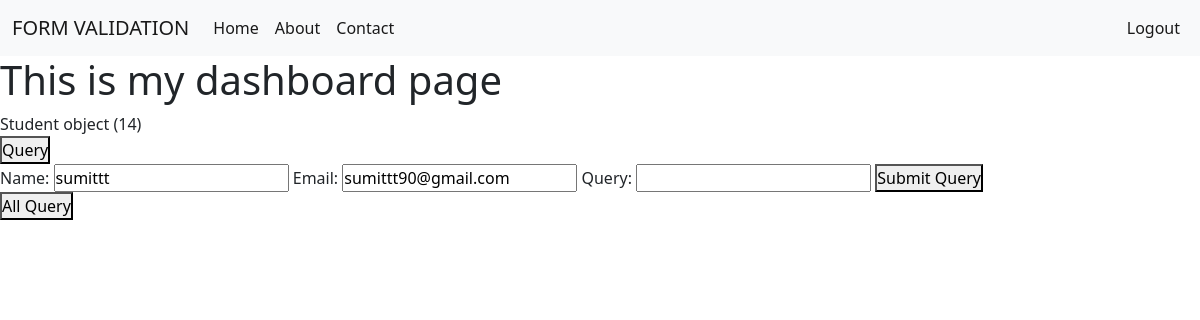
Screenshot of /query/14/ with the database file from the repository.
### myapp/models.py (models this page shows)
class Student(models.Model):
    name=models.CharField(max_length=30)
    email=models.EmailField()
    contact=models.CharField()
    dob=models.CharField()
    education=models.CharField()
    gender=models.CharField()
    password=models.CharField()
    image=models.ImageField(upload_to='images/')
    file=models.FileField(upload_to='files/')
    discription=models.CharField(null=True)

### myapp/views.py (the view)
# urls.py: path('query/<int:pk>/',views.query,name='query'),
def query(req,pk):
    userdata=Student.objects.get(id=pk)
    return render(req,"dashboard.html",{'data':userdata,'query':pk})

### template/dashboard.html (shortened to what this page needs)
{% extends "layout.html" %}
{% block content %}
<h1>This is my dashboard page</h1>
{{data}}
<form action="{% url 'query' pk=data.id %}" method="post">
    <button type="submit">Query</button>
</form>
{% if query %}
    <form action="{% url 'querydata' pk=data.id %}" method="post">
        Name:  <input type="text" name="name" value={{data.name}} id="" readonly>
        Email: <input type="email" name="email" value="{{data.email}}" id="" readonly>
        Query: <input type="text" name="query" id="">
        <button type="submit">Submit Query</button>
    </form>
{% endif %}
<form action="{% url 'allquery' pk=data.id %}" method="post">
    <button type="submit">All Query</button>
</form>
{% endblock %}

### static/style.css (style rules this page uses)
* { margin: 0px; padding: 0px; box-sizing: border-box; }

### rows the page displays
Student: id "Student object (14)", name "sumittt", email "sumittt90@gmail.com"
